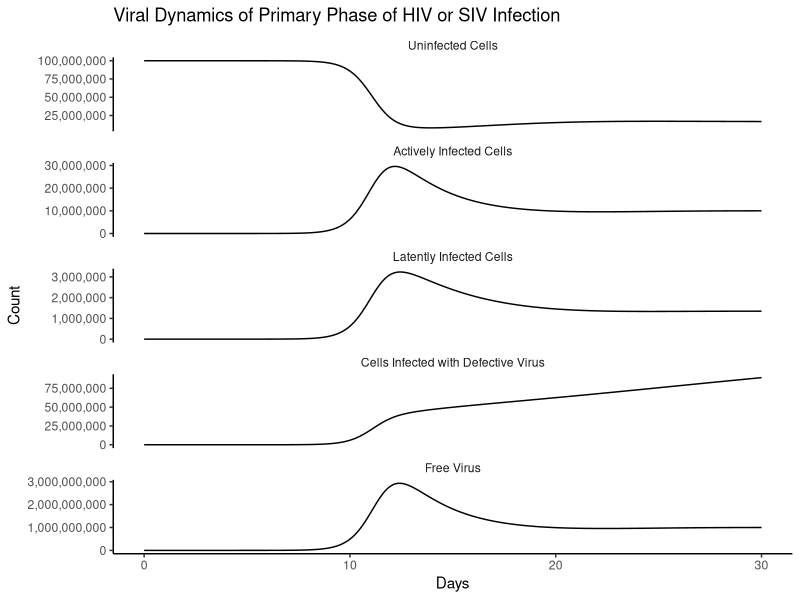

Write R code to recreate this figure.
#' # Chapter 4 - Anti-viral Drug Therapy
#' pg 35-37

library(deSolve)
library(tidyverse)

#' Set Up the ODE
#' Represents infected cells becoming:
#' * Latently infected: do not produce new virions, but
#'    contain replication competent virus that can
#'    be re-activated to become virus producing
#' * long-lived chronic producers: produce small amounts
#'    of virus over long periods
#' * cells which harbor defective provirus
base_ode <- function(time, state, parameters){
  with(as.list(c(state, parameters)),{
    
    dx <- lambda - d*x - beta * x * v
    dy1 <- q1*beta * x * v - a1 * y1 + alpha * y2
    dy2 <- q2*beta * x * v - a2 * y2 - alpha * y2
    dy3 <- q3*beta * x * v - a3 * y3
    dv <- k * y1 - u * v
    
    return(list(c(dx, dy1, dy2, dy3, dv)))
  })
  
}

t <- seq(0,30,.1)

params <- c(
  lambda =1e7,# Uninfected cell production rate
  d = .1, # Cell Death Rate
  a1 = .5, # Infected Cell Death Rate
  a2 = .01, # Infected Cell Death Rate
  a3 = .008, # Infected Cell Death Rate
  beta = 5e-10, # "Rate Constant"
  alpha = .3, # Virus Production rate of reactivated latent
  k = 500, # Virus production from infected cell
  u = 5, # Free virus lifespan
  q1 = .55, # P(Infected State | Infected)
  q2 = .05, # P(Latent State | Infected)
  q3 = .4 # P(Defective Provirus | Infected)
)

#' Guessing Initial values from a graph
x0 <- params["lambda"][1]/params["d"][1]
init <- c(x = unname(x0), 
          y1 = 1,y2=0,y3=0, v = 1)

out <- ode(init, t, base_ode, params)

out_df <- as_tibble(as.data.frame(out))

#' Funny side note is that the differences in the scales
#' are almost immediately reproduced as in the book

compartment_names <- c("Uninfected Cells", 
"Actively Infected Cells", 
"Latently Infected Cells",
"Cells Infected with Defective Virus",
"Free Virus")

p <- out_df %>% 
  setNames(c("time", compartment_names)) %>% 
  gather(compartment, value, -time) %>% 
  mutate(compartment = factor(compartment,
                              compartment_names)) %>% 
  ggplot(aes(time, y = value))+
  geom_line()+
  facet_wrap(~compartment, ncol = 1,scales = "free_y")+
  theme_classic()+
  labs(
    title = "Viral Dynamics of Primary Phase of HIV or SIV Infection",
    x = "Days",
    y = "Count"
  )+
  scale_y_continuous(labels = scales::comma_format(accuracy = 1000))+
  theme(strip.background = element_blank())

p	

cowplot::save_plot(filename = here::here("Ch4", "Figure4-5.png"),
                   plot = p)
